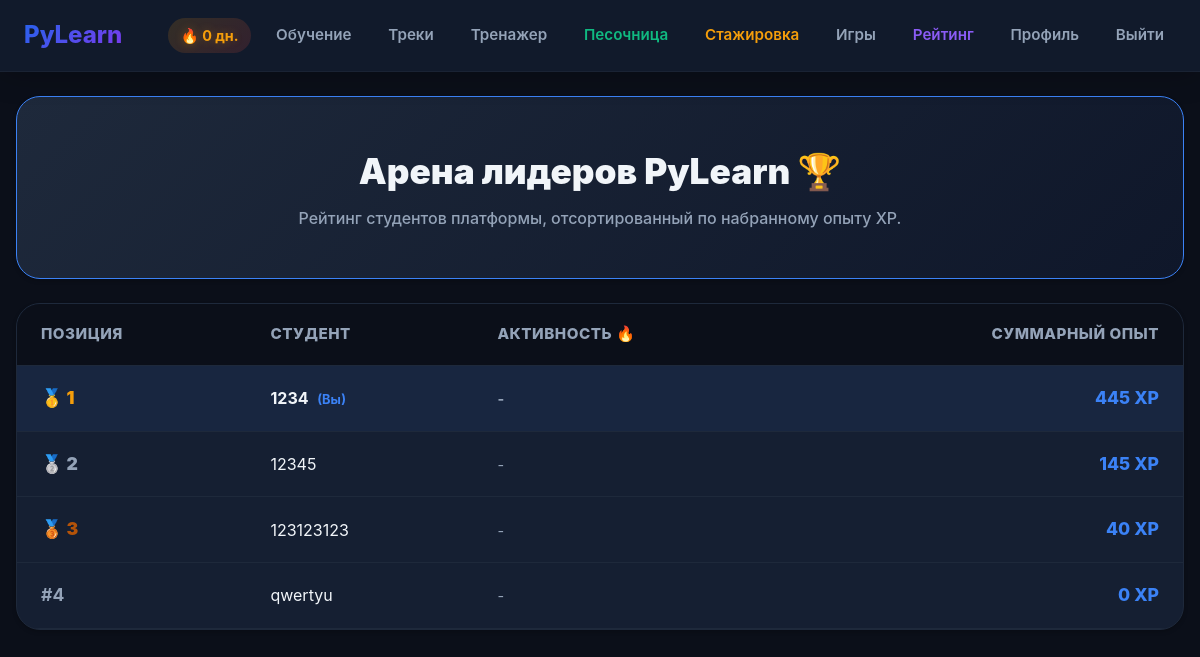
/leaderboard (signed in), run on the app's committed database.
### tables this page shows
CREATE TABLE users (
            id INTEGER PRIMARY KEY AUTOINCREMENT,
            username TEXT UNIQUE NOT NULL,
            email TEXT UNIQUE NOT NULL,
            password_hash TEXT NOT NULL,
            created_at TEXT DEFAULT (datetime('now')),
            xp INTEGER DEFAULT 0,
            streak INTEGER DEFAULT 0,
            last_active TEXT
        , avatar TEXT DEFAULT "🤖");

### app.py (the view)
@app.route('/leaderboard')
@login_required
def leaderboard():
    user = get_current_user()
    conn = get_db()
    leaders = conn.execute(
        'SELECT username, xp, streak FROM users ORDER BY xp DESC LIMIT 50'
    ).fetchall()
    conn.close()
    return render_template('dashboard/leaderboard.html', user=user, leaders=leaders)

### app.py (called while the page is built)
def get_db():
    conn = sqlite3.connect(DB_PATH)
    conn.row_factory = sqlite3.Row
    return conn

def login_required(f):
    @wraps(f)
    def decorated(*args, **kwargs):
        if 'user_id' not in session:
            return redirect(url_for('login'))
        return f(*args, **kwargs)
    return decorated

def get_current_user():
    if 'user_id' not in session:
        return None
    conn = get_db()
    user = conn.execute('SELECT * FROM users WHERE id = ?', (session['user_id'],)).fetchone()
    conn.close()
    return user

### templates/dashboard/leaderboard.html (shortened to what this page needs)
{% extends "base.html" %}
{% block content %}
<div class="card" style="text-align: center; padding: 3rem 1.5rem; background: var(--grad-hero); border-color: var(--sky-blue); text-shadow: none;">
    <h2 style="font-size: 2.2rem; margin-bottom: 0.5rem; font-weight: 900;">Арена лидеров PyLearn 🏆</h2>
    <p style="color: var(--text-gray); font-size: 1rem; font-weight: 500;">Рейтинг студентов платформы, отсортированный по набранному опыту XP.</p>
</div>
<div class="card desktop-table-card-container" style="padding: 0; overflow: hidden;">
    <table class="leaderboard-desktop-table-view">
        <thead style="background: var(--bg-milky);">
            <tr>
                <th>Позиция</th>
                <th>Студент</th>
                <th>Активность 🔥</th>
                <th style="text-align: right;">Суммарный опыт</th>
            </tr>
        </thead>
        <tbody>
            {% for leader in leaders %}
            <tr {% if leader.username == user.username %}style="background: rgba(59, 130, 246, 0.07); font-weight: 700;"{% endif %}>
                <td style="font-size: 1.1rem;">
                    {% if loop.index == 1 %}
                        <span class="rank-gold-highlight">🥇 1</span>
                    {% elif loop.index == 2 %}
                        <span class="rank-silver-highlight">🥈 2</span>
                    {% elif loop.index == 3 %}
                        <span class="rank-bronze-highlight">🥉 3</span>
                    {% else %}
                        <span style="font-weight: 700; color: var(--text-gray);">#{{ loop.index }}</span>
                    {% endif %}
                </td>
                <td>
                    {{ leader.username }}
                    {% if leader.username == user.username %}<span style="color: var(--sky-blue); font-size: 0.8rem; margin-left: 0.3rem;">(Вы)</span>{% endif %}
                </td>
                <td>
                    {% if leader.streak > 0 %}
                        <span style="color: #F59E0B; font-weight: bold;">🔥 {{ leader.streak }} дней</span>
                    {% else %}
                        <span style="color: var(--text-gray); font-size: 0.9rem;">-</span>
                    {% endif %}
                </td>
                <td style="text-align: right; font-weight: 800; color: var(--sky-blue); font-size: 1.1rem;">{{ leader.xp }} XP</td>
            </tr>
            {% endfor %}
        </tbody>
    </table>
</div>
{% endblock %}

### templates/base.html (shortened to what this page needs)
<!DOCTYPE html>
<html lang="ru">
<head>
</head>
<body>
    <nav class="navbar">
        <a href="{{ url_for('index') }}" class="navbar-brand">PyLearn</a>
        <div class="nav-container" id="mobileNavContainer">
            <div class="nav-links">
                {% if session.get('user_id') %}
                    <span class="streak-badge">🔥 {{ user.streak if user else 0 }} дн.</span>
                    <a href="{{ url_for('dashboard') }}">Обучение</a>
                    <a href="{{ url_for('tracks') }}">Треки</a>
                    <a href="{{ url_for('typing_trainer') }}">Тренажер</a>
                    <a href="{{ url_for('sandbox') }}" style="color: var(--accent-green);">Песочница</a>
                    <a href="{{ url_for('internship_hub') }}" style="color: var(--warning);">Стажировка</a>
                    <a href="{{ url_for('games_hub') }}">Игры</a>
                    <a href="{{ url_for('leaderboard') }}" style="color: var(--accent-purple);">Рейтинг</a>
                    <a href="{{ url_for('profile') }}">Профиль</a>
                    <a href="{{ url_for('logout') }}">Выйти</a>
                {% else %}
                    <a href="{{ url_for('login') }}">Войти</a>
                    <a href="{{ url_for('register') }}" class="btn">Регистрация</a>
                {% endif %}
            </div>
        </div>
    </nav>
    <div class="container">
        {% block content %}{% endblock %}
    </div>
</body>
</html>

### templates/base.html (style rules this page uses)
:root { --bg-milky: #0B0F19; --surface-white: #151F32; --sky-blue: #3B82F6; --sky-blue-hover: #2563EB; --accent-purple: #8B5CF6; --accent-green: #10B981; --text-dark: #F1F5F9; --text-gray: #94A3B8; --success: #10B981; --warning: #F59E0B; --error: #EF4444; --border-light: #1E293B; --code-bg: #010409; --grad-hero: linear-gradient(135deg, #1E293B 0%, #0F172A 100%); --grad-accent: linear-gradient(135deg, #2563EB 0%, #7C3AED 100%); --shadow-sm: 0 2px 4px rgba(0,0,0,0.2); --shadow-md: 0 10px 15px -3px rgba(0,0,0,0.3); --neon-glow: 0 0 15px rgba(59, 130, 246, 0.45); --neon-success: 0 0 15px rgba(16, 185, 129, 0.5); }
* { margin: 0; padding: 0; box-sizing: border-box; font-family: 'Inter', -apple-system, BlinkMacSystemFont, "Segoe UI", Roboto, sans-serif; }
body { background-color: var(--bg-milky); color: var(--text-dark); line-height: 1.5; -webkit-tap-highlight-color: transparent; overflow-x: hidden; }
.navbar { background-color: rgba(21, 31, 50, 0.75) !important; backdrop-filter: blur(14px); -webkit-backdrop-filter: blur(14px); border-bottom: 1px solid rgba(255, 255, 255, 0.04); padding: 1rem 1.5rem; display: flex; justify-content: space-between; align-items: center; position: sticky; top: 0; z-index: 99999; box-shadow: 0 4px 30px rgba(0, 0, 0, 0.2); }
.navbar-brand { font-size: 1.5rem; font-weight: 800; text-decoration: none; background: var(--grad-accent); -webkit-background-clip: text; -webkit-text-fill-color: transparent; transition: transform 0.2s; }
.nav-container { display: flex; align-items: center; gap: 1.5rem; }
.nav-links { display: flex; align-items: center; gap: 0.8rem; }
.nav-links a { font-weight: 600; color: var(--text-gray); font-size: 0.95rem; text-decoration: none; transition: all 0.2s ease; padding: 0.5rem 0.75rem; border-radius: 10px; }
.streak-badge { display: inline-flex; align-items: center; gap: 0.3rem; background: linear-gradient(135deg, rgba(245,158,11,0.15), rgba(239,68,68,0.15)); color: #F59E0B; padding: 0.4rem 0.8rem; border-radius: 20px; font-weight: 700; font-size: 0.9rem; text-shadow: 0 0 10px rgba(245,158,11,0.3); }
.container { max-width: 1200px; margin: 1.5rem auto; padding: 0 1rem; min-height: 82vh; }
.card, .feature-item-card, .game-interactive-card, .speed-task { background: var(--surface-white); border-radius: 24px; padding: 1.5rem; border: 1px solid var(--border-light); box-shadow: var(--shadow-sm); margin-bottom: 1.5rem; transition: transform 0.2s cubic-bezier(0.4, 0, 0.2, 1), box-shadow 0.2s ease, border-color 0.2s ease; }

### templates/dashboard/leaderboard.html (style rules this page uses)
.leaderboard-desktop-table-view { width: 100%; border-collapse: collapse; text-align: left; }
.leaderboard-desktop-table-view th, .leaderboard-desktop-table-view td { padding: 1.2rem 1.5rem; border-bottom: 1px solid var(--border-light); }
.leaderboard-desktop-table-view th { font-weight: 800; font-size: 0.95rem; text-transform: uppercase; color: var(--text-gray); letter-spacing: 0.5px; }
.leaderboard-desktop-table-view tbody tr { transition: background 0.2s ease; }
.rank-gold-highlight { color: #F59E0B; font-weight: 900; }
.rank-silver-highlight { color: #94A3B8; font-weight: 900; }
.rank-bronze-highlight { color: #B45309; font-weight: 900; }

### data on the page
users: streak "0", shows "🥇 1", username "1234", shows "(Вы)", xp "445"
users: shows "🥈 2", username "12345", xp "145"
users: shows "🥉 3", username "123123123", xp "40"
users: username "qwertyu", xp "0"
